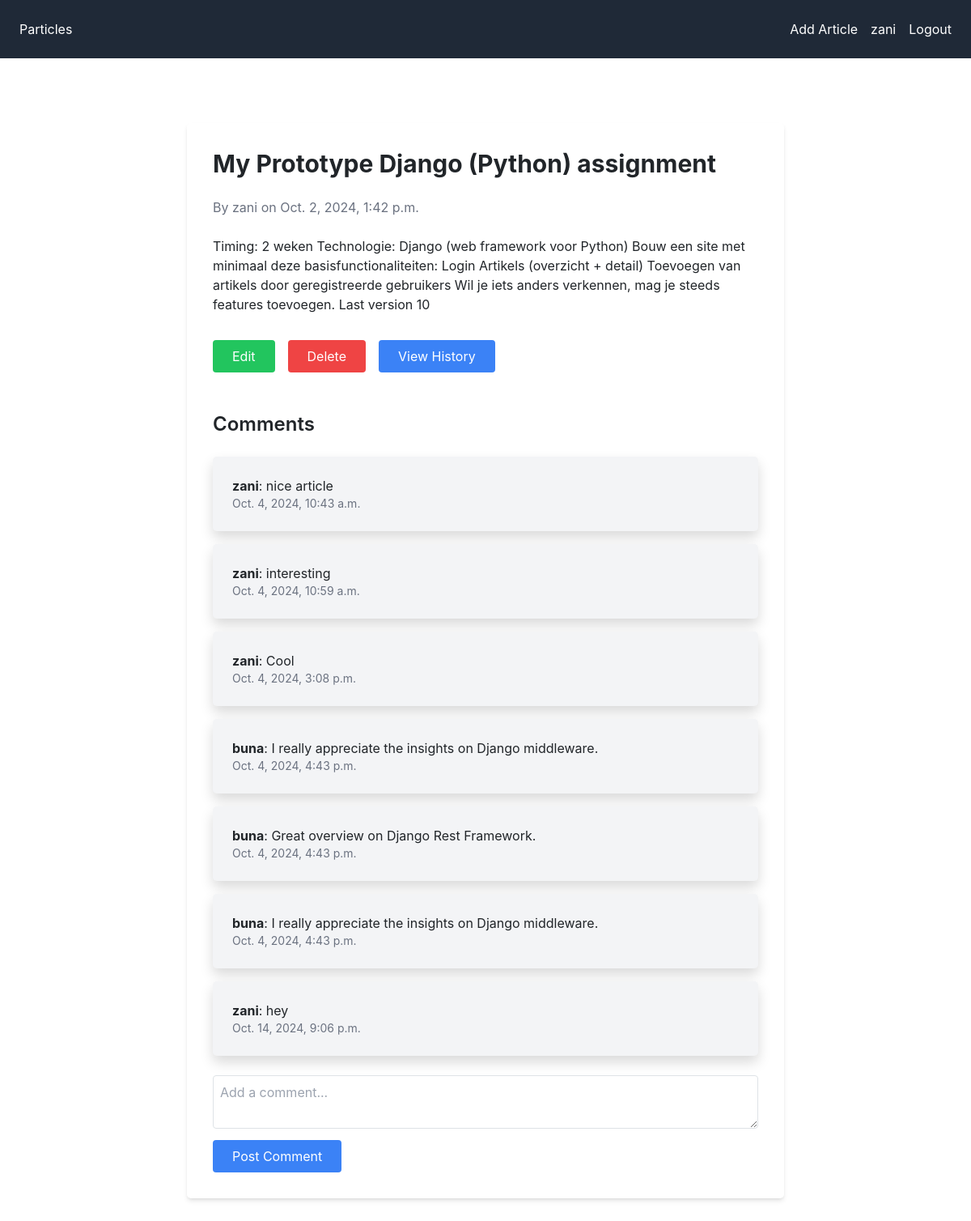
Page /article/1/ (signed in) on the committed database.
### mysite/models.py (models this page shows, shortened)
class Article(models.Model):
    title = models.CharField(max_length=255)
    content = models.TextField()
    author = models.ForeignKey('auth.User', on_delete=models.CASCADE)
    created_at = models.DateTimeField(auto_now_add=True)
    updated_at = models.DateTimeField(auto_now=True)
    history = HistoricalRecords()

class Comment(models.Model):
    article = models.ForeignKey(Article, on_delete=models.CASCADE, related_name='comments')
    author = models.ForeignKey(User, on_delete=models.CASCADE)
    content = models.TextField()
    created_at = models.DateTimeField(auto_now_add=True)

### mysite/views.py (the view)
# urls.py: path('article/<int:article_id>/', views.article_detail, name='article_detail'),
def article_detail(request, article_id):
    article = get_object_or_404(Article, pk=article_id)
    comments = article.comments.all()
    if request.method == 'POST':
        form = CommentForm(request.POST)
        if form.is_valid():
            comment = form.save(commit=False)
            comment.article = article
            comment.author = request.user
            comment.save()
            return redirect('article_detail', article_id=article.id)
    else:
        form = CommentForm()
    return render(request, 'article_detail.html', {'article': article, 'comments': comments, 'form': form})

### mysite/forms.py
class CommentForm(forms.ModelForm):
    class Meta:
        model = Comment
        fields = ['content']

### mysite/templates/article_detail.html (shortened to what this page needs)
{% extends "base.html" %}
{% block content %}
<div class="container mx-auto py-12 max-w-3xl">
    <div class="bg-white shadow-md rounded-lg p-8">
        <h1 class="text-3xl font-bold mb-4">{{ article.title }}</h1>
        <p class="text-gray-500 mb-6">By {{ article.author }} on {{ article.created_at }}</p>
        <div class="prose max-w-none mb-8">
            {{ article.content }}
        </div>
        {% if user.is_authenticated and user == article.author %}
        <div class="mt-6 flex space-x-4">
            <a href="{% url 'edit_article' article.id %}" class="bg-green-500 text-white py-2 px-4 rounded hover:bg-green-600 transition">Edit</a>
            <a href="{% url 'delete_article' article.id %}" class="bg-red-500 text-white py-2 px-4 rounded hover:bg-red-600 transition">Delete</a>
            <a href="{% url 'article_history' article.id %}" class="bg-blue-500 text-white py-2 px-4 rounded hover:bg-yellow-600 transition">View History</a>
        </div>
        {% else %}
            <p>You are not the author of this article.</p>
        {% endif %}
        <div class="mt-12">
            <h2 class="text-2xl font-semibold mb-4">Comments</h2>
            <ul class="space-y-4">
                {% for comment in comments %}
                    <li class="bg-gray-100 p-4 rounded-lg shadow">
                        <p><strong>{{ comment.author }}</strong>: {{ comment.content }}</p>
                        <p class="text-sm text-gray-500">{{ comment.created_at }}</p>
                    </li>
                {% empty %}
                    <li>No comments yet.</li>
                {% endfor %}
            </ul>
            {% if user.is_authenticated %}
                <form method="post" class="mt-6">
                    <textarea name="content" class="w-full p-2 border rounded" placeholder="Add a comment..."></textarea>
                    <button type="submit" class="bg-blue-500 text-white py-2 px-4 rounded mt-2">Post Comment</button>
                </form>
            {% else %}
                <p class="mt-4 text-gray-600">You need to <a href="{% url 'login' %}" class="text-blue-500 hover:underline">log in</a> to add a comment.</p>
            {% endif %}
        </div>
    </div>
</div>
{% endblock %}

### mysite/templates/base.html (shortened to what this page needs)
{% load static %}
{% load crispy_forms_tags %}
<!DOCTYPE html>
<html lang="en">
<head>
<link rel="stylesheet" href="https://stackpath.bootstrapcdn.com/bootstrap/4.5.2/css/bootstrap.min.css">
<link rel="stylesheet" href="{% static 'css/output.css' %}">
</head>
<body>
    <nav class="bg-gray-800 p-4 flex justify-between items-center">
        <ul class="flex space-x-4">
            <li><a href="{% url 'article_list' %}" class="text-white">Particles</a></li>
        </ul>
        <ul class="flex space-x-4 items-center">
            {% if user.is_authenticated %}
                <li><a href="{% url 'add_article' %}" class="text-white">Add Article</a></li>
                <li><a href="{% url 'profile' %}" class="text-white">{{ user.username }}</a></li>
                <form method="POST" action="{% url 'logout' %}" class="inline">
                    <button type="submit" class="text-white">Logout</button>
                </form>
            {% else %}
                <li><a href="{% url 'login' %}" class="text-white">Login</a></li>
                <li><a href="{% url 'signup' %}" class="text-white">Signup</a></li>
            {% endif %}
        </ul>
    </nav>
    <div class="container mx-auto py-8">
        {% block content %}
        {% endblock %}
    </div>
</body>
</html>

### rows in the picture
Article: title "My Prototype Django (Python) assignment", author "zani", created_at "Oct. 2, 2024, 1:42 p.m.", content "Timing: 2 weken Technologie: Django (web framework voor Python) Bouw een site met minimaal deze basisfunctionaliteiten: Login Artikels (overzicht + detail) Toevoegen van artikels door geregistreerde gebruikers Wil je iets anders verkennen, mag je steeds features toevoegen. Last version 10"
Comment: author "zani", content "nice article", created_at "Oct. 4, 2024, 10:43 a.m."
Comment: author "zani", content "interesting", created_at "Oct. 4, 2024, 10:59 a.m."
Comment: author "zani", content "Cool", created_at "Oct. 4, 2024, 3:08 p.m."
Comment: author "buna", content "I really appreciate the insights on Django middleware.", created_at "Oct. 4, 2024, 4:43 p.m."
Comment: author "buna", content "Great overview on Django Rest Framework.", created_at "Oct. 4, 2024, 4:43 p.m."
Comment: author "buna", content "I really appreciate the insights on Django middleware.", created_at "Oct. 4, 2024, 4:43 p.m."
Comment: author "zani", content "hey", created_at "Oct. 14, 2024, 9:06 p.m."

### other values in the picture
{{ user.username }} "zani"
